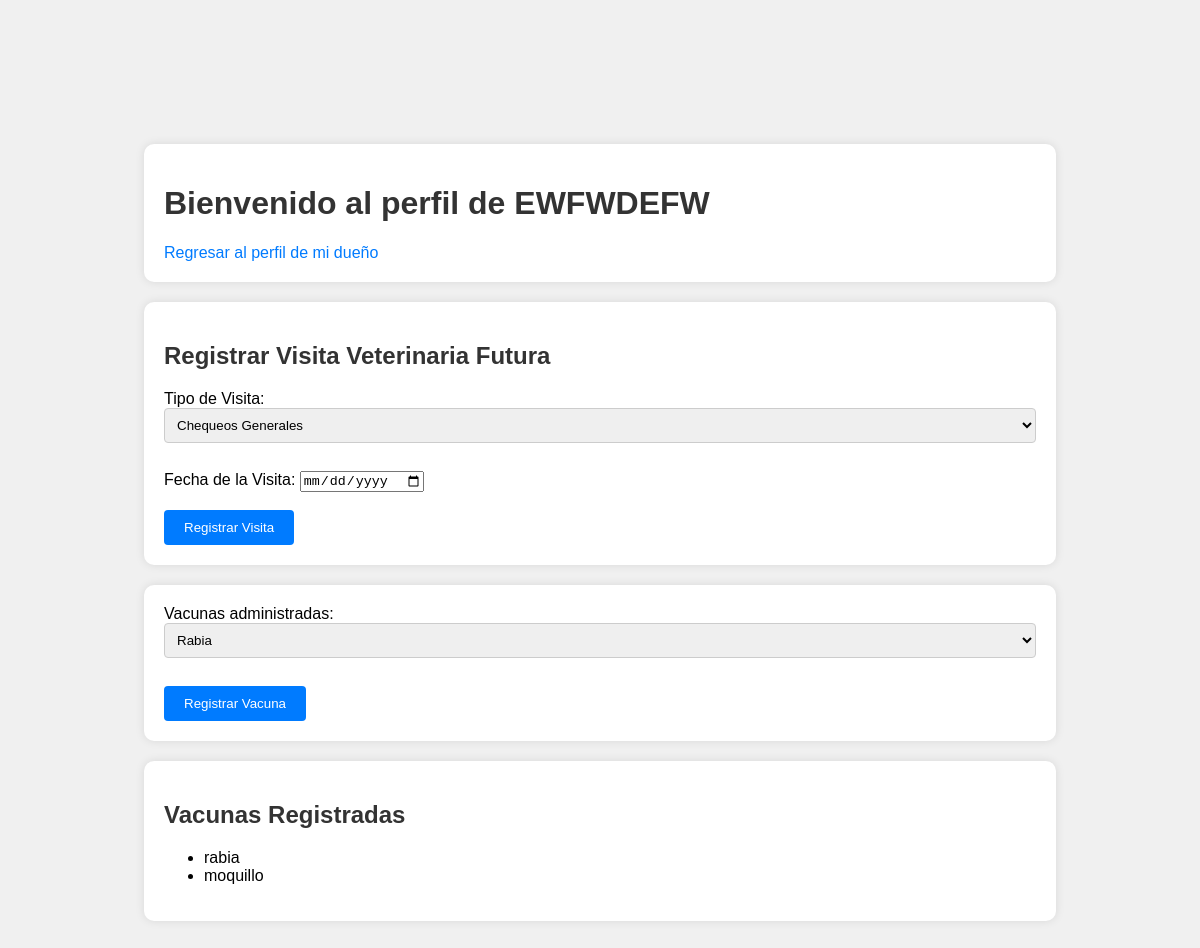
The app's page /perfil_mascota.php?id_mascota=12 (signed in) with its own data.
### tables this page shows
CREATE TABLE `mascotas` (
  `id_mascota` int(11) NOT NULL,
  `nombre_mascota` varchar(100) NOT NULL,
  `tipo_mascota` varchar(50) NOT NULL,
  `genero` varchar(10) NOT NULL,
  `edad` int(11) NOT NULL,
  `raza` varchar(100) DEFAULT NULL,
  `peso` decimal(5,2) NOT NULL,
  `id_usuario` int(11) DEFAULT NULL,
  `correo` varchar(50) NOT NULL
);

CREATE TABLE `perfil_mascota` (
  `id_perfil_mascota` int(11) NOT NULL,
  `id_mascota` int(11) DEFAULT NULL,
  `visita_veterinaria` varchar(255) DEFAULT NULL,
  `vacunas` varchar(255) DEFAULT NULL,
  `historial_clinico` text DEFAULT NULL,
  `nombre_mascota` varchar(100) NOT NULL
);

### perfil_mascota.php (the view, shortened to what this page needs)
<?php
include("conexion.php");
if(isset($_GET['id_mascota'])) {
    $id_mascota = $_GET['id_mascota'];
    $consulta_nombre_mascota = "SELECT nombre_mascota FROM mascotas WHERE id_mascota = $id_mascota";
    $resultado_nombre_mascota = mysqli_query($conex, $consulta_nombre_mascota);
    if($fila = mysqli_fetch_assoc($resultado_nombre_mascota)) {
        $nombre_mascota = $fila['nombre_mascota'];
    } else {
        echo "No se encontró la mascota solicitada.";
        exit();
    }
} else {
    echo "ID de mascota no especificado.";
    exit();
}
?>
<!DOCTYPE html>
<html lang="es">
<head>
    <link rel="stylesheet" href="estiloperfilusuario.css">
</head>
<body>
    <div class="section-container">
    <h1>Bienvenido al perfil de <?php echo $nombre_mascota; ?></h1>
    <a href="perfilUsuario.php">Regresar al perfil de mi dueño</a>
    </div>
    <div class="section-container">
    <h2>Registrar Visita Veterinaria Futura</h2>
    <form action="registrar_visita.php" method="post">
        <label for="tipo_visita">Tipo de Visita:</label>
        <select name="tipo_visita" id="tipo_visita">
            <option value="chequeos_generales">Chequeos Generales</option>
        </select><br><br>
        <label for="fecha_visita">Fecha de la Visita:</label>
        <input type="date" id="fecha_visita" name="fecha_visita"><br><br>
        <input type="submit" value="Registrar Visita">
    </form>
    </div>
    <div class="section-container">
    <form action="registrar_vacuna.php" method="post">
        <label for="tipo_vacuna">Vacunas administradas:</label>
            <select name="tipo_vacuna" id="tipo_vacuna">
                <option value="rabia">Rabia</option>
            </select><br><br>
            <input type="submit" value="Registrar Vacuna">
    </form>
    </div>
    <div class="section-container">
    <h2>Vacunas Registradas</h2>
    <?php
    $consulta_vacunas = "SELECT vacunas FROM perfil_mascota WHERE id_mascota = $id_mascota";
    $resultado_vacunas = mysqli_query($conex, $consulta_vacunas);
    if($fila = mysqli_fetch_assoc($resultado_vacunas)) {
    $vacunas = explode(',', $fila['vacunas']);
    echo "<ul>";
    foreach($vacunas as $vacuna) {
        echo "<li>$vacuna</li>";
    }
    echo "</ul>";
} else {
    echo "No hay vacunas registradas para esta mascota.";
}
?>
    </div>
</body>
</html>

### estiloperfilusuario.css (style rules this page uses)
body { font-family: Arial, sans-serif; margin: 10%; padding: 2%; background-color: #f0f0f0; }
.section-container { margin-bottom: 20px; padding: 20px; background-color: #fff; border-radius: 10px; box-shadow: 0 0 10px rgba(0, 0, 0, 0.1); }
h1, h2 { color: #333; }
a { color: #007bff; text-decoration: none; }
input[type="text"], input[type="number"], select { width: 100%; padding: 8px; margin-bottom: 10px; border: 1px solid #ccc; border-radius: 4px; box-sizing: border-box; }
input[type="submit"], button { padding: 10px 20px; background-color: #007bff; color: #fff; border: none; border-radius: 4px; cursor: pointer; }

### records on screen
mascotas: nombre_mascota "EWFWDEFW"
perfil_mascota: vacunas "rabia", vacunas "moquillo"
